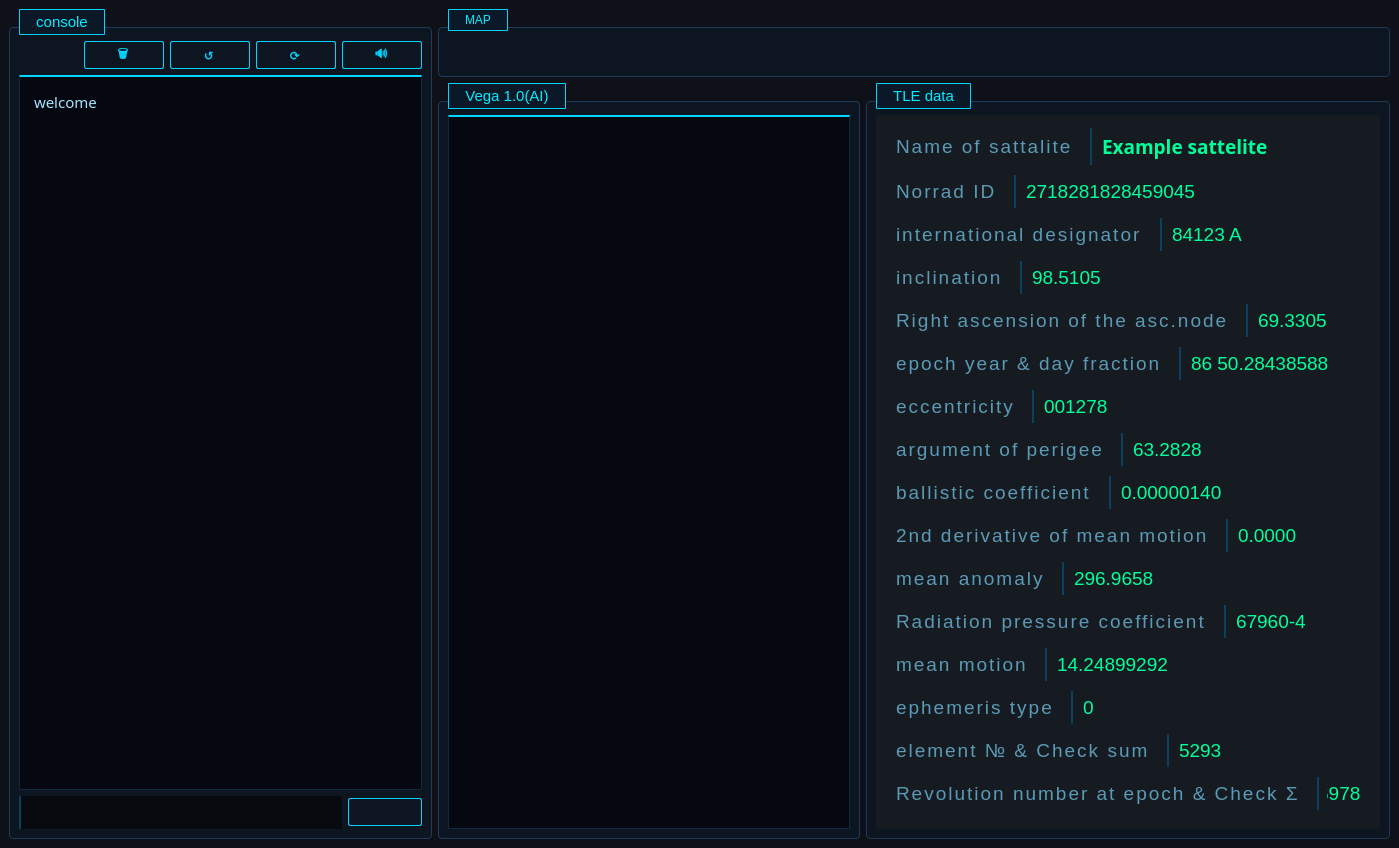
<?xml version="1.0" encoding="UTF-8"?>
<ui version="4.0">
 <class>MainWindow</class>
 <widget class="QMainWindow" name="MainWindow">
  <property name="geometry">
   <rect>
    <x>0</x>
    <y>0</y>
    <width>1399</width>
    <height>848</height>
   </rect>
  </property>
  <property name="windowTitle">
   <string>MainWindow</string>
  </property>
  <property name="styleSheet">
   <string notr="true">QMainWindow {
    background-color: #080c10;
    color: #c8d8e8;
    font-family: &quot;Consolas&quot;, &quot;Courier New&quot;, monospace;
}

QGroupBox {
    background-color: #0d1520;
    border: 1px solid #1e3a5a;
    border-radius: 4px;
    margin-top: 18px;
    padding-top: 4px;
}

QGroupBox::title {
    subcontrol-origin: margin;
    subcontrol-position: top left;
    left: 10px;
    padding: 3px 14px;
    color: #00eeff;
    font-family: &quot;Consolas&quot;, &quot;Courier New&quot;, monospace;
    font-size: 8pt;
    font-weight: bold;
    letter-spacing: 4px;
    background-color: #0a1828;
    border: 1px solid #00d4ff;
    border-radius: 1px;
}

QTextEdit, QPlainTextEdit {
    background-color: #050810;
    border: 1px solid #0e2a40;
    border-top: 2px solid #00d4ff;
    border-radius: 0px;
    padding: 10px;
    color: #a8e4ff;
    font-family: &quot;Consolas&quot;, &quot;Courier New&quot;, monospace;
    font-size: 14pt;
    selection-background-color: #0e4a6e;
    selection-color: #ffffff;
}

QLineEdit {
    background-color: #060a0e;
    border: none;
    border-left: 2px solid #0a4060;
    border-radius: 0px;
    padding: 4px 8px;
    color: #00ff99;
    font-family: &quot;Consolas&quot;, &quot;Courier New&quot;, monospace;
    font-size: 14pt;
    selection-background-color: #0e4a6e;
}

QLineEdit:focus {
    border-left: 3px solid #00eeff;
    background-color: #081420;
    color: #ffffff;
    font-weight: bold;
}

QLineEdit[readOnly=&quot;true&quot;] {
    color: #00ffaa;
    border-left: 2px solid #00ff99;
    background-color: #040810;
    font-size: 10
pt;
    font-weight: bold;
    letter-spacing: 1px;
}

QLabel {
    background-color: transparent;
    border: none;
    color: #5a9ab5;
    font-family: &quot;Calibri&quot;, &quot;Courier New&quot;, monospace;
    font-size: 14pt;
    letter-spacing: 2px;
    padding: 2px 6px;
}

QPushButton {
    background-color: transparent;
    border: 1px solid #00d4ff;
    border-radius: 2px;
    padding: 6px 16px;
    color: #00d4ff;
    font-family: &quot;Consolas&quot;, &quot;Courier New&quot;, monospace;
    font-size: 9pt;
    font-weight: bold;
    letter-spacing: 2px;
}

QPushButton:hover {
    background-color: #00d4ff;
    color: #080c10;
}

QPushButton:pressed {
    background-color: #008aaa;
    border-color: #008aaa;
    color: #080c10;
}

QScrollBar:vertical {
    background: #060a0e;
    width: 6px;
    border: none;
}

QScrollBar::handle:vertical {
    background: #1e3a5a;
    border-radius: 3px;
    min-height: 20px;
}

QScrollBar::handle:vertical:hover {
    background: #00d4ff;
}

QScrollBar::add-line:vertical, QScrollBar::sub-line:vertical {
    height: 0px;
}

QScrollBar:horizontal {
    background: #060a0e;
    height: 6px;
    border: none;
}

QScrollBar::handle:horizontal {
    background: #1e3a5a;
    border-radius: 3px;
}

QScrollArea {
    background-color: #0d1520;
    border: none;
}
</string>
  </property>
  <widget class="QWidget" name="centralwidget">
   <property name="maximumSize">
    <size>
     <width>16777215</width>
     <height>16777215</height>
    </size>
   </property>
   <property name="styleSheet">
    <string notr="true">QWidget#centralwidget {
    background-color: #0e1117;
}
</string>
   </property>
   <layout class="QGridLayout" name="gridLayout">
    <item row="1" column="1" colspan="2">
     <widget class="QGroupBox" name="map">
      <property name="title">
       <string>MAP</string>
      </property>
      <layout class="QGridLayout" name="gridLayout_4">
       <item row="0" column="0">
        <widget class="QLabel" name="map_pic">
         <property name="text">
          <string/>
         </property>
         <property name="pixmap">
          <pixmap>map.jpg</pixmap>
         </property>
         <property name="scaledContents">
          <bool>true</bool>
         </property>
        </widget>
       </item>
      </layout>
     </widget>
    </item>
    <item row="2" column="1">
     <widget class="QGroupBox" name="AI_helper">
      <property name="font">
       <font>
        <pointsize>11</pointsize>
       </font>
      </property>
      <property name="title">
       <string>Vega 1.0(AI)</string>
      </property>
      <layout class="QGridLayout" name="gridLayout_2">
       <item row="0" column="0">
        <layout class="QVBoxLayout" name="AI_Layout">
         <item>
          <widget class="QTextEdit" name="Answ">
           <property name="readOnly">
            <bool>true</bool>
           </property>
           <property name="html">
            <string>&lt;!DOCTYPE HTML PUBLIC &quot;-//W3C//DTD HTML 4.0//EN&quot; &quot;http://www.w3.org/TR/REC-html40/strict.dtd&quot;&gt;
&lt;html&gt;&lt;head&gt;&lt;meta name=&quot;qrichtext&quot; content=&quot;1&quot; /&gt;&lt;style type=&quot;text/css&quot;&gt;
p, li { white-space: pre-wrap; }
&lt;/style&gt;&lt;/head&gt;&lt;body style=&quot; font-family:'Consolas,Courier New,monospace'; font-size:14pt; font-weight:400; font-style:normal;&quot;&gt;
&lt;p style=&quot;-qt-paragraph-type:empty; margin-top:0px; margin-bottom:0px; margin-left:0px; margin-right:0px; -qt-block-indent:0; text-indent:0px; font-family:'MS Shell Dlg 2'; font-size:11pt;&quot;&gt;&lt;br /&gt;&lt;/p&gt;&lt;/body&gt;&lt;/html&gt;</string>
           </property>
          </widget>
         </item>
        </layout>
       </item>
      </layout>
     </widget>
    </item>
    <item row="2" column="2">
     <widget class="QGroupBox" name="Telemetry">
      <property name="font">
       <font>
        <pointsize>11</pointsize>
       </font>
      </property>
      <property name="title">
       <string>TLE data</string>
      </property>
      <layout class="QGridLayout" name="gridLayout_3">
       <item row="0" column="0">
        <widget class="QScrollArea" name="scrollArea">
         <property name="styleSheet">
          <string notr="true">background-color: #161b22;</string>
         </property>
         <property name="widgetResizable">
          <bool>true</bool>
         </property>
         <widget class="QWidget" name="Telematry_Content">
          <property name="geometry">
           <rect>
            <x>0</x>
            <y>-159</y>
            <width>570</width>
            <height>751</height>
           </rect>
          </property>
          <property name="styleSheet">
           <string notr="true">QWidget#centralwidget {
    background-color: #0e1117;
}
</string>
          </property>
          <layout class="QVBoxLayout" name="verticalLayout">
           <item>
            <layout class="QHBoxLayout" name="Name">
             <item>
              <widget class="QLabel" name="name_param">
               <property name="text">
                <string>Name of sattalite</string>
               </property>
              </widget>
             </item>
             <item>
              <widget class="QLineEdit" name="name_value">
               <property name="font">
                <font>
                 <family>Consolas,Courier New,monospace</family>
                 <pointsize>14</pointsize>
                 <weight>75</weight>
                 <bold>true</bold>
                </font>
               </property>
               <property name="text">
                <string>Example sattelite</string>
               </property>
               <property name="readOnly">
                <bool>true</bool>
               </property>
              </widget>
             </item>
            </layout>
           </item>
           <item>
            <layout class="QHBoxLayout" name="Number">
             <item>
              <widget class="QLabel" name="num_param">
               <property name="text">
                <string>Norrad ID</string>
               </property>
              </widget>
             </item>
             <item>
              <widget class="QLineEdit" name="num_value">
               <property name="text">
                <string>2718281828459045</string>
               </property>
               <property name="readOnly">
                <bool>true</bool>
               </property>
              </widget>
             </item>
            </layout>
           </item>
           <item>
            <layout class="QHBoxLayout" name="International_designator">
             <item>
              <widget class="QLabel" name="deignator_param">
               <property name="text">
                <string>international designator</string>
               </property>
              </widget>
             </item>
             <item>
              <widget class="QLineEdit" name="designator_value">
               <property name="text">
                <string>84123 A</string>
               </property>
               <property name="readOnly">
                <bool>true</bool>
               </property>
              </widget>
             </item>
            </layout>
           </item>
           <item>
            <layout class="QHBoxLayout" name="inclination">
             <item>
              <widget class="QLabel" name="iclination_param">
               <property name="text">
                <string>inclination</string>
               </property>
              </widget>
             </item>
             <item>
              <widget class="QLineEdit" name="inclination_value">
               <property name="text">
                <string>98.5105</string>
               </property>
               <property name="readOnly">
                <bool>true</bool>
               </property>
              </widget>
             </item>
            </layout>
           </item>
           <item>
            <layout class="QHBoxLayout" name="Right_ascenadion">
             <item>
              <widget class="QLabel" name="ascendation_param">
               <property name="text">
                <string>Right ascension of the asc.node</string>
               </property>
              </widget>
             </item>
             <item>
              <widget class="QLineEdit" name="ascendation_value">
               <property name="text">
                <string>69.3305</string>
               </property>
               <property name="readOnly">
                <bool>true</bool>
               </property>
              </widget>
             </item>
            </layout>
           </item>
           <item>
            <layout class="QHBoxLayout" name="date_time_fraction">
             <item>
              <widget class="QLabel" name="date_time_pararm">
               <property name="text">
                <string>epoch year &amp; day fraction</string>
               </property>
              </widget>
             </item>
             <item>
              <widget class="QLineEdit" name="date_time_value">
               <property name="text">
                <string>86 50.28438588</string>
               </property>
               <property name="readOnly">
                <bool>true</bool>
               </property>
              </widget>
             </item>
            </layout>
           </item>
           <item>
            <layout class="QHBoxLayout" name="eccentricity">
             <item>
              <widget class="QLabel" name="eccentricity_param">
               <property name="text">
                <string>eccentricity</string>
               </property>
              </widget>
             </item>
             <item>
              <widget class="QLineEdit" name="eccentricity_value">
               <property name="text">
                <string>001278</string>
               </property>
               <property name="readOnly">
                <bool>true</bool>
               </property>
              </widget>
             </item>
            </layout>
           </item>
           <item>
            <layout class="QHBoxLayout" name="argument_of_perrige">
             <item>
              <widget class="QLabel" name="perrige_param">
               <property name="text">
                <string>argument of perigee</string>
               </property>
              </widget>
             </item>
             <item>
              <widget class="QLineEdit" name="perrige_value">
               <property name="text">
                <string>63.2828</string>
               </property>
               <property name="readOnly">
                <bool>true</bool>
               </property>
              </widget>
             </item>
            </layout>
           </item>
           <item>
            <layout class="QHBoxLayout" name="ballistic_cfcnt">
             <item>
              <widget class="QLabel" name="ballistic_param">
               <property name="text">
                <string>ballistic coefficient</string>
               </property>
              </widget>
             </item>
             <item>
              <widget class="QLineEdit" name="ballistic_value">
               <property name="text">
                <string>0.00000140</string>
               </property>
               <property name="readOnly">
                <bool>true</bool>
               </property>
              </widget>
             </item>
            </layout>
           </item>
           <item>
            <layout class="QHBoxLayout" name="_2nd_dirrative">
             <item>
              <widget class="QLabel" name="dirrative_param">
               <property name="text">
                <string>2nd derivative of mean motion</string>
               </property>
              </widget>
             </item>
             <item>
              <widget class="QLineEdit" name="dirrative_value">
               <property name="text">
                <string>0.0000</string>
               </property>
               <property name="readOnly">
                <bool>true</bool>
               </property>
              </widget>
             </item>
            </layout>
           </item>
           <item>
            <layout class="QHBoxLayout" name="mean_anomaly">
             <item>
              <widget class="QLabel" name="anomaly_param">
               <property name="text">
                <string>mean anomaly</string>
               </property>
              </widget>
             </item>
             <item>
              <widget class="QLineEdit" name="anomaly_value">
               <property name="text">
                <string>296.9658</string>
               </property>
               <property name="readOnly">
                <bool>true</bool>
               </property>
              </widget>
             </item>
            </layout>
           </item>
           <item>
            <layout class="QHBoxLayout" name="Radiation_pressure">
             <item>
              <widget class="QLabel" name="pressure_param">
               <property name="text">
                <string>Radiation pressure coefficient</string>
               </property>
              </widget>
             </item>
             <item>
              <widget class="QLineEdit" name="pressure_value">
               <property name="text">
                <string>67960-4</string>
               </property>
               <property name="readOnly">
                <bool>true</bool>
               </property>
              </widget>
             </item>
            </layout>
           </item>
           <item>
            <layout class="QHBoxLayout" name="mean_motion">
             <item>
              <widget class="QLabel" name="mean_motion_param">
               <property name="text">
                <string>mean motion</string>
               </property>
              </widget>
             </item>
             <item>
              <widget class="QLineEdit" name="mean_motion_value">
               <property name="text">
                <string>14.24899292</string>
               </property>
               <property name="readOnly">
                <bool>true</bool>
               </property>
              </widget>
             </item>
            </layout>
           </item>
           <item>
            <layout class="QHBoxLayout" name="ephemeris_type">
             <item>
              <widget class="QLabel" name="ephemeris_param">
               <property name="text">
                <string>ephemeris type</string>
               </property>
              </widget>
             </item>
             <item>
              <widget class="QLineEdit" name="ephemeris_value">
               <property name="text">
                <string>0</string>
               </property>
               <property name="readOnly">
                <bool>true</bool>
               </property>
              </widget>
             </item>
            </layout>
           </item>
           <item>
            <layout class="QHBoxLayout" name="element_number">
             <item>
              <widget class="QLabel" name="element_param">
               <property name="text">
                <string>element № &amp; Check sum</string>
               </property>
              </widget>
             </item>
             <item>
              <widget class="QLineEdit" name="element_value">
               <property name="text">
                <string>5293</string>
               </property>
               <property name="readOnly">
                <bool>true</bool>
               </property>
              </widget>
             </item>
            </layout>
           </item>
           <item>
            <layout class="QHBoxLayout" name="rottation_speed">
             <item>
              <widget class="QLabel" name="rottation_param">
               <property name="text">
                <string>Revolution number at epoch &amp; Check Σ</string>
               </property>
              </widget>
             </item>
             <item>
              <widget class="QLineEdit" name="rottation_value">
               <property name="text">
                <string>346978</string>
               </property>
               <property name="readOnly">
                <bool>true</bool>
               </property>
              </widget>
             </item>
            </layout>
           </item>
          </layout>
         </widget>
        </widget>
       </item>
      </layout>
     </widget>
    </item>
    <item row="1" column="0" rowspan="2">
     <widget class="QGroupBox" name="console">
      <property name="font">
       <font>
        <pointsize>11</pointsize>
       </font>
      </property>
      <property name="title">
       <string>console</string>
      </property>
      <layout class="QGridLayout" name="gridLayout_5">
       <item row="0" column="0">
        <layout class="QHBoxLayout" name="consoleHeaderLayout">
         <item>
          <spacer name="consoleHeaderSpacer">
           <property name="orientation">
            <enum>Qt::Horizontal</enum>
           </property>
           <property name="sizeHint" stdset="0">
            <size>
             <width>40</width>
             <height>20</height>
            </size>
           </property>
          </spacer>
         </item>
         <item>
          <widget class="QPushButton" name="clearConsoleButton">
           <property name="minimumSize">
            <size>
             <width>80</width>
             <height>28</height>
            </size>
           </property>
           <property name="maximumSize">
            <size>
             <width>80</width>
             <height>28</height>
            </size>
           </property>
           <property name="toolTip">
            <string>Clear console</string>
           </property>
           <property name="text">
            <string>🗑</string>
           </property>
          </widget>
         </item>
         <item>
          <widget class="QPushButton" name="resetSatButton">
           <property name="minimumSize">
            <size>
             <width>80</width>
             <height>28</height>
            </size>
           </property>
           <property name="maximumSize">
            <size>
             <width>80</width>
             <height>28</height>
            </size>
           </property>
           <property name="toolTip">
            <string>Reset delta and reload satellite</string>
           </property>
           <property name="text">
            <string>↺</string>
           </property>
          </widget>
         </item>
         <item>
          <widget class="QPushButton" name="reloadTleButton">
           <property name="minimumSize">
            <size>
             <width>80</width>
             <height>28</height>
            </size>
           </property>
           <property name="maximumSize">
            <size>
             <width>80</width>
             <height>28</height>
            </size>
           </property>
           <property name="toolTip">
            <string>Reload TLE database from Celestrak</string>
           </property>
           <property name="text">
            <string>⟳</string>
           </property>
          </widget>
         </item>
         <item>
          <widget class="QPushButton" name="soundToggleButton">
           <property name="minimumSize">
            <size>
             <width>80</width>
             <height>28</height>
            </size>
           </property>
           <property name="maximumSize">
            <size>
             <width>80</width>
             <height>28</height>
            </size>
           </property>
           <property name="toolTip">
            <string>Toggle sound (Beep)</string>
           </property>
           <property name="text">
            <string>🔊</string>
           </property>
           <property name="checkable">
            <bool>true</bool>
           </property>
           <property name="checked">
            <bool>true</bool>
           </property>
          </widget>
         </item>
        </layout>
       </item>
       <item row="2" column="0">
        <widget class="QTextEdit" name="consoleTextEdit">
         <property name="font">
          <font>
           <family>Consolas,Courier New,monospace</family>
           <pointsize>14</pointsize>
          </font>
         </property>
         <property name="styleSheet">
          <string notr="true"/>
         </property>
         <property name="readOnly">
          <bool>true</bool>
         </property>
         <property name="html">
          <string>&lt;!DOCTYPE HTML PUBLIC &quot;-//W3C//DTD HTML 4.0//EN&quot; &quot;http://www.w3.org/TR/REC-html40/strict.dtd&quot;&gt;
&lt;html&gt;&lt;head&gt;&lt;meta name=&quot;qrichtext&quot; content=&quot;1&quot; /&gt;&lt;style type=&quot;text/css&quot;&gt;
p, li { white-space: pre-wrap; }
&lt;/style&gt;&lt;/head&gt;&lt;body style=&quot; font-family:'Consolas,Courier New,monospace'; font-size:14pt; font-weight:400; font-style:normal;&quot;&gt;
&lt;p style=&quot; margin-top:0px; margin-bottom:0px; margin-left:0px; margin-right:0px; -qt-block-indent:0; text-indent:0px;&quot;&gt;&lt;span style=&quot; font-family:'MS Shell Dlg 2'; font-size:11pt;&quot;&gt;welcome&lt;/span&gt;&lt;/p&gt;&lt;/body&gt;&lt;/html&gt;</string>
         </property>
        </widget>
       </item>
       <item row="4" column="0">
        <layout class="QHBoxLayout" name="horizontalLayout">
         <item>
          <widget class="QLineEdit" name="commandLineEdit">
           <property name="text">
            <string/>
           </property>
          </widget>
         </item>
         <item>
          <widget class="QPushButton" name="sendCommandButton">
           <property name="sizePolicy">
            <sizepolicy hsizetype="Minimum" vsizetype="Fixed">
             <horstretch>0</horstretch>
             <verstretch>0</verstretch>
            </sizepolicy>
           </property>
           <property name="text">
            <string/>
           </property>
           <property name="icon">
            <iconset>
             <normaloff>ico_send.png</normaloff>ico_send.png</iconset>
           </property>
          </widget>
         </item>
        </layout>
       </item>
      </layout>
     </widget>
    </item>
   </layout>
  </widget>
 </widget>
 <resources/>
 <connections/>
</ui>
